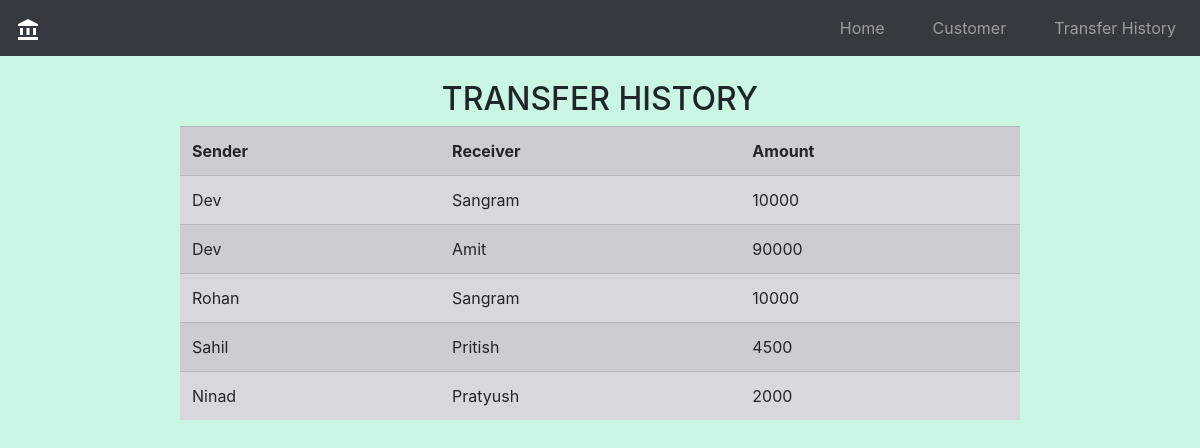
The page /history.php on the database its author committed.
### tables this page shows
CREATE TABLE `transfers` (
  `fromname` varchar(20) NOT NULL,
  `toname` varchar(20) NOT NULL,
  `amount` int(20) NOT NULL
);

### history.php (the view, shortened to what this page needs)
<!DOCTYPE html>
<html lang="en">
<head>
    <link rel="stylesheet" href="https://maxcdn.bootstrapcdn.com/bootstrap/4.5.2/css/bootstrap.min.css">
    <link rel="stylesheet" href="css/style.css?v=<?php echo time(); ?>">
</head>
<body style="background-color:#CAF7E3">
<?php include 'templates/navbar.php';?>
<div style="text-align:center">
  <br><h2 id="gal">TRANSFER HISTORY</h2>
</div>
<table style="width:70%;margin-left: auto;margin-right: auto;" class="table table-secondary table-striped">
      <tr>
        <th>Sender</th>
        <th>Receiver</th>
        <th>Amount</th>
      </tr>
    <?php
    include '_dbconnect.php';
    $query = "SELECT * FROM transfers";
    $data = mysqli_query($conn,$query);
        while($result = mysqli_fetch_assoc($data))
        {
        ?>
          <tr>
          <td><?php echo $result['fromname']?></td>
          <td><?php echo $result['toname']?></td>
          <td><?php echo $result['amount']?></td>
          </tr>
        <?php
        }
    ?>
   </table>
</body>
</html>

### css/style.css (style rules this page uses)
body, html { height: 100%; margin: 0; }
body { height: 100%; }

### rows shown on the page
transfers: fromname "Dev", toname "Sangram", amount "10000"
transfers: fromname "Dev", toname "Amit", amount "90000"
transfers: fromname "Rohan", toname "Sangram", amount "10000"
transfers: fromname "Sahil", toname "Pritish", amount "4500"
transfers: fromname "Ninad", toname "Pratyush", amount "2000"
